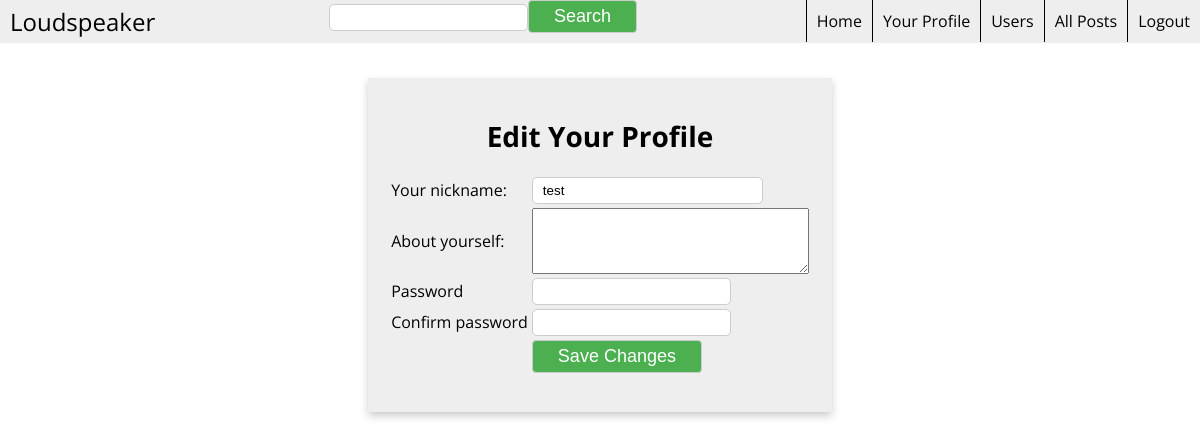
The page /edit (signed in) on the database as committed earlier.
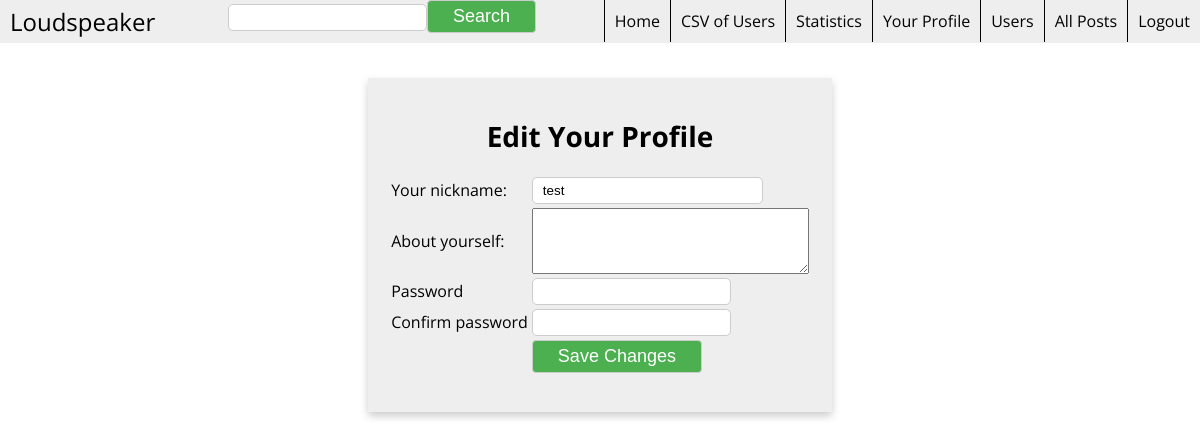
The same page on the database as committed later.
### app/views.py (the view)
@app.route('/edit', methods=['GET', 'POST'])
@login_required
def edit():
    form = EditForm()
    if form.validate_on_submit():
        if form.nickname.data:
            g.user.nickname = form.nickname.data
        if form.about_me.data:
            g.user.about_me = form.about_me.data
        if form.password.data:
            g.user.password = hashlib.sha256(form.password.data).hexdigest()
        db.session.add(g.user)
        db.session.commit()
        flash('Your changes have been saved.')
        return redirect(url_for('index'))
    else:
        form.nickname.data = g.user.nickname
        form.about_me.data = g.user.about_me
    return render_template('edit.html', form=form, title='Edit Profile')

### app/forms.py
class SearchForm(Form):
    search = StringField('search', validators=[DataRequired()])

class EditForm(Form):
    nickname = StringField('nickname')
    about_me = TextAreaField('about_me', validators=[Length(min=0, max=140)])
    password = PasswordField('password', validators=[EqualTo('password2', message='Passwords must match.')])
    password2 = PasswordField('password2')

### app/models.py (called while the page is built)
    @property
    def is_authenticated(self):
        return True

### app/views.py (called while the page is built)
@lm.user_loader
def load_user(id):
    return User.query.get(int(id))

@app.before_request
def before_request():
    g.user = current_user
    if g.user.is_authenticated:
        g.user.last_seen = datetime.utcnow()
        db.session.add(g.user)
        db.session.commit()
        g.search_form = SearchForm()

### app/templates/edit.html (shortened to what this page needs)
{% extends "base.html" %}
{% block content %}
<div class="card">
  <h1 class="title">Edit Your Profile</h1>
  <form action="" method="post" name="edit">
    <table>
      <tr>
        <td>Your nickname:</td>
        <td>{{ form.nickname(size=24) }}</td>
      </tr>
      <tr>
        <td>About yourself:</td>
        <td>{{ form.about_me(cols=32, rows=4) }}</td>
      </tr>
      <tr>
        <td>Password</td>
        <td>{{ form.password() }}</td>
      </tr>
      <tr>
        <td>Confirm password</td>
        <td>{{ form.password2() }}</td>
      </tr>
      <tr>
        <td></td>
        <td><input type="submit" value="Save Changes"></td>
      </tr>
    </table>
  </form>
</div>
{% endblock %}

Rows that differ between the two databases and show on the page:
changed User "test": is_admin empty → True (drawn)
Other text that changed with them:
text now shown: "Statistics CSV of Users"
